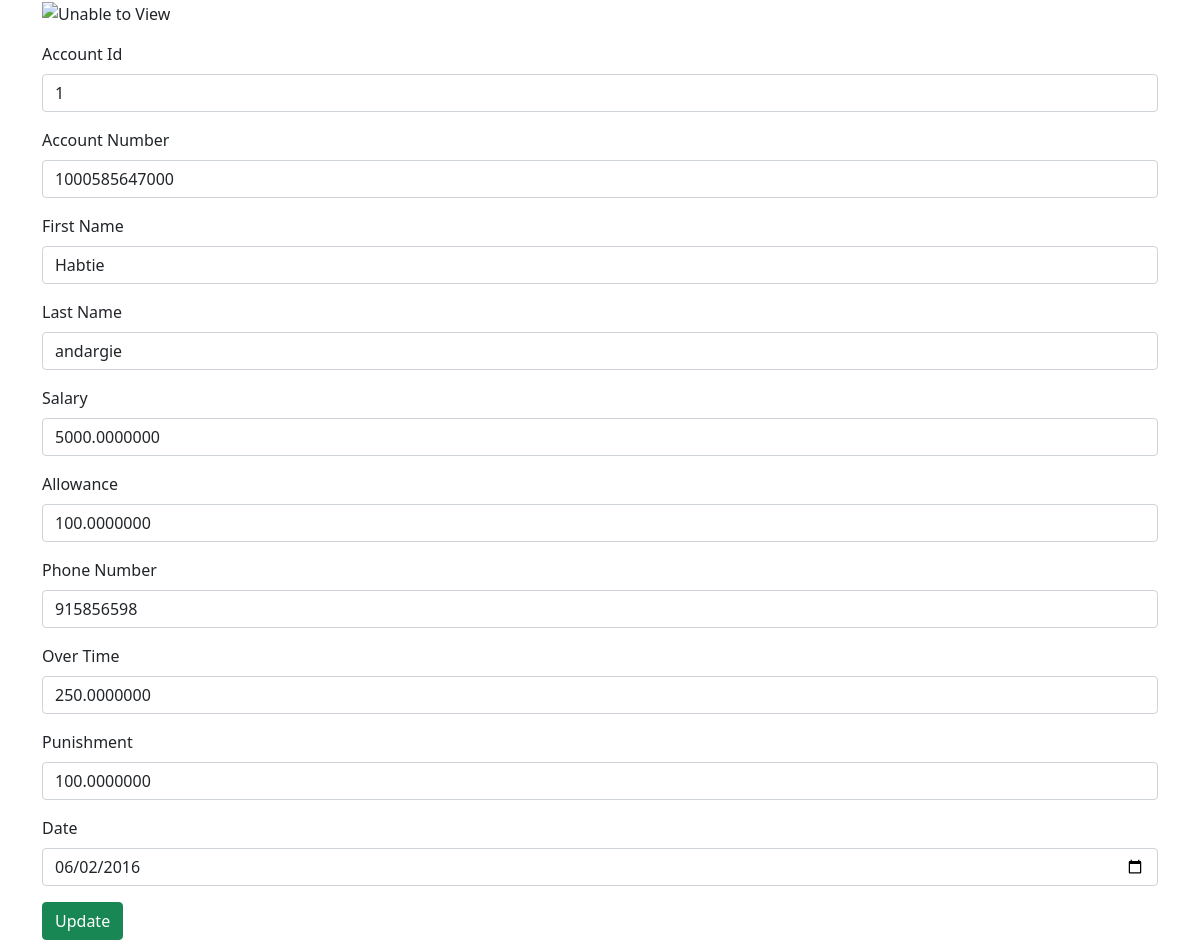
/editpayroll.php?payingid=1, run on the app's committed database.
### tables this page shows
CREATE TABLE `payroll` (
  `payingid` int(50) NOT NULL,
  `accnum` bigint(100) NOT NULL,
  `fname` varchar(30) NOT NULL,
  `lname` varchar(30) NOT NULL,
  `salary` double(50,7) NOT NULL,
  `allowance` double(50,7) NOT NULL,
  `phone_number` int(30) NOT NULL,
  `overtime` double(50,7) NOT NULL,
  `punish` double(50,7) NOT NULL,
  `date` date NOT NULL
);

### editpayroll.php (the view, shortened to what this page needs)
<!doctype html>
<html>
<head>
    <link href="bootstrap/dist/css/bootstrap.css" rel="stylesheet" type="text/css">
</head>
<body>
    <?php
	if (isset($_GET['payingid']))
	{
	?>
    <form action="editpayrollaction.php" method="post" name="abc" onsubmit="return validateForm1()">
        <div class="container">
            <div class="form-group mb-3">
                <img width=200 height=180 alt='Unable to View' src='" . $row1["image"] . "'>
            </div>
            <?php   include('config.php');
        		$payingid=$_GET['payingid'];
        		$result = mysqli_query($ATA,"SELECT * FROM payroll WHERE payingid = $payingid");
        		while($row = mysqli_fetch_array($result))
        		{
			?>
            <div class="form-group mb-3">
                <div class="mb-3">
                    <label for="exampleFormControlInput1" class="form-label">Account Id</label>
                    <input class="form-control" type="text" name="payingid" value="<?php echo $row['payingid'];?>"
                        onKeyPress="return isNumberKey(event)">
                </div>
            </div>
            <div class="form-group mb-3">
                <div class="mb-3">
                    <label for="exampleFormControlInput1" class="form-label">Account Number</label>
                    <input class="form-control" type="text" name="accnum" value="<?php echo $row['accnum'];?>"
                        onKeyPress="return isNumberKey(event)">
                </div>
            </div>
            <div class="form-group mb-3">
                <div class="mb-3">
                    <label for="exampleFormControlInput1" class="form-label">First Name</label>
                    <input class="form-control" type="text" name="fname" value="<?php echo $row['fname'];?>"
                        onKeyPress="return ValidateAlpha(event)">
                </div>
            </div>
            <div class="form-group mb-3">
                <div class="mb-3">
                    <label for="exampleFormControlInput1" class="form-label">Last Name</label>
                    <input class="form-control" type="text" name="lname" value="<?php echo $row['lname'];?>"
                        onKeyPress="return ValidateAlpha(event)">
                </div>
            </div>
            <div class="form-group mb-3">
                <div class="mb-3">
                    <label for="exampleFormControlInput1" class="form-label">Salary</label>
                    <input class="form-control" type="text" name="salary" value="<?php echo $row['salary'];?>"
                        onKeyPress="return isNumberKey2(event)">
                </div>
            </div>
            <div class="form-group mb-3">
                <div class="mb-3">
                    <label for="exampleFormControlInput1" class="form-label">Allowance</label>
                    <input class="form-control" type="text" name="allowance" value="<?php echo $row['allowance'];?>"
                        onKeyPress="return isNumberKey2(event)">
                </div>
            </div>
            <div class="form-group mb-3">
                <div class="mb-3">
                    <label for="exampleFormControlInput1" class="form-label">Phone Number</label>
                    <input class="form-control" type="text" name="phone_number"
                        value="<?php echo $row['phone_number'];?>" onKeyPress="return isNumberKey2(event)">
                </div>
            </div>
            <div class="form-group mb-3">
                <div class="mb-3">
                    <label for="exampleFormControlInput1" class="form-label">Over Time</label>
                    <input class="form-control" type="text" name="overtime" value="<?php echo $row['overtime'];?>"
                        onKeyPress="return isNumberKey2(event)">
                </div>
            </div>
            <div class="form-group mb-3">
                <div class="mb-3">
                    <label for="exampleFormControlInput1" class="form-label">Punishment</label>
                    <input class="form-control" type="text" name="punish" value="<?php echo $row['punish'];?>"
                        onKeyPress="return isNumberKey2(event)">
                </div>
            </div>
            <div class="form-group mb-3">
                <div class="mb-3">
                    <label for="exampleFormControlInput1" class="form-label">Date</label>
                    <input class="form-control" type="date" name="date" value="<?php echo $row['date'];?>"
                        onKeyPress="return isNumberKey(event)">
                </div>
            </div>
            <div class="col-12">
                <button class="btn btn-success" name="" type="submit" value="Update">Update</button>
            </div>
            <?php }?>
        </div>
    </form>
    <?php }
	?>
</body>
</html>

### data on the page
payroll: payingid "1", accnum "1000585647000", fname "Habtie", lname "andargie", salary "5000.0000000", allowance "100.0000000", phone_number "915856598", overtime "250.0000000", punish "100.0000000", date "06/02/2016"
